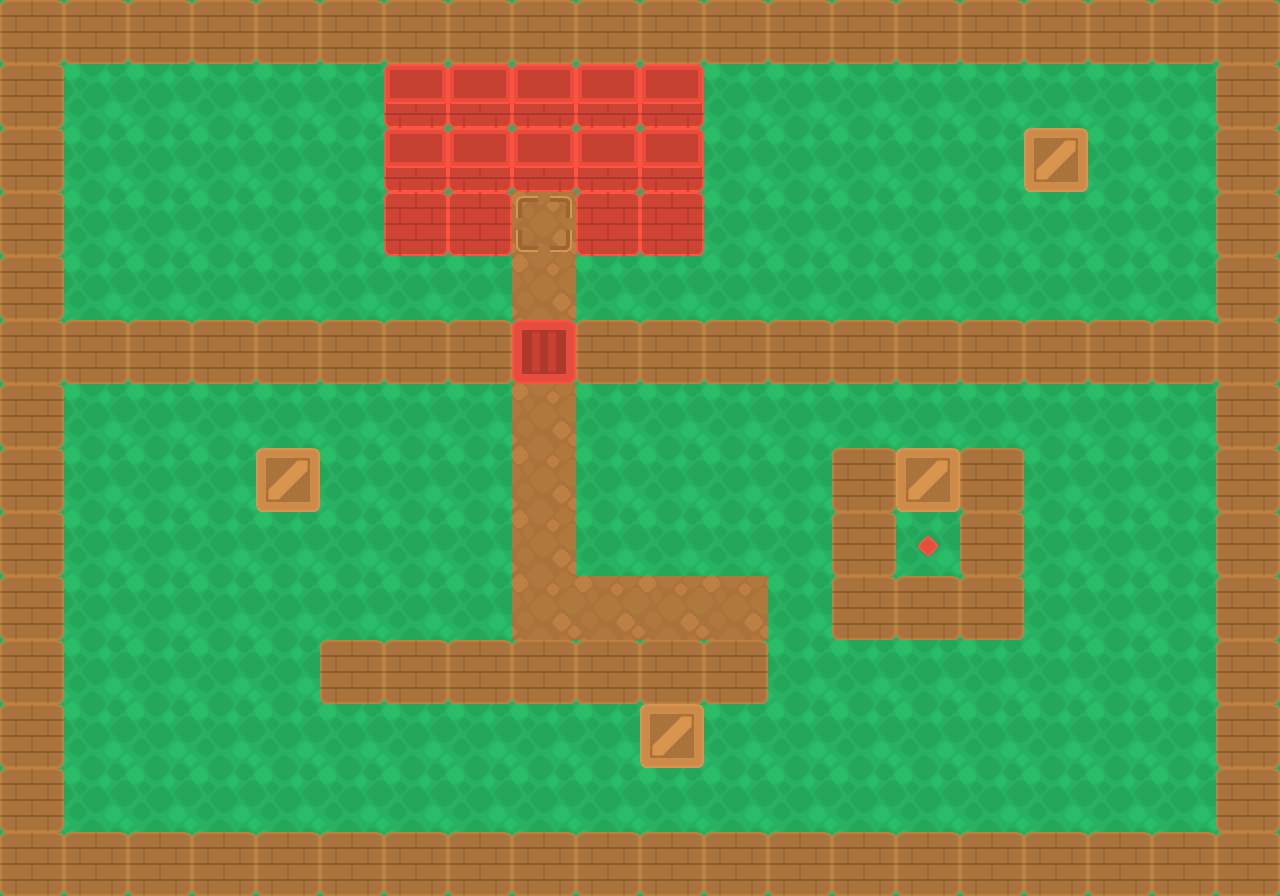

This is a level from a 2D game, rendered from its Tiled map with the project's own tilesets. A one-line summary and the complete map file follow:
An orthogonal 20x14 tile map with 64x64 px tiles, 3 tile layers (Ground, Walls, Items) and 3 objects (Start, House door (outside), Enter the house).

<map version="1.10" tiledversion="1.11.0" orientation="orthogonal" renderorder="right-down" width="20" height="14" tilewidth="64" tileheight="64" infinite="0" nextlayerid="5" nextobjectid="4">
 <tileset firstgid="1" source="tilesets/sokoban.tsx" />
 <layer id="1" name="Ground" width="20" height="14">
  <properties>
   <property name="HighlightLayer" type="class" propertytype="demo_topdown::highlight::HighlightLayer" />
  </properties>
  <data encoding="csv">
89,89,89,89,89,89,89,89,89,89,89,89,89,89,89,89,89,89,89,89,
89,89,89,89,89,89,89,89,89,89,89,89,89,89,89,89,89,89,89,89,
89,89,89,89,89,89,89,89,89,89,89,89,89,89,89,89,89,89,89,89,
89,89,89,89,89,89,89,89,104,89,89,89,89,89,89,89,89,89,89,89,
89,89,89,89,89,89,89,89,91,89,89,89,89,89,89,89,89,89,89,89,
89,89,89,89,89,89,89,89,89,89,89,89,89,89,89,89,89,89,89,89,
89,89,89,89,89,89,89,89,91,89,89,89,89,89,89,89,89,89,89,89,
89,89,89,89,89,89,89,89,91,89,89,89,89,89,89,89,89,89,89,89,
89,89,89,89,89,89,89,89,91,89,89,89,89,89,89,89,89,89,89,89,
89,89,89,89,89,89,89,89,91,91,91,91,89,89,89,89,89,89,89,89,
89,89,89,89,89,89,89,89,89,89,89,89,89,89,89,89,89,89,89,89,
89,89,89,89,89,89,89,89,89,89,89,89,89,89,89,89,89,89,89,89,
89,89,89,89,89,89,89,89,89,89,89,89,89,89,89,89,89,89,89,89,
89,89,89,89,89,89,89,89,89,89,89,89,89,89,89,89,89,89,89,89
</data>
 </layer>
 <layer id="2" name="Walls" width="20" height="14">
  <properties>
   <property name="HighlightLayer" type="class" propertytype="demo_topdown::highlight::HighlightLayer" />
  </properties>
  <data encoding="csv">
88,88,88,88,88,88,88,88,88,88,88,88,88,88,88,88,88,88,88,88,
88,0,0,0,0,0,98,98,98,98,98,0,0,0,0,0,0,0,0,88,
88,0,0,0,0,0,98,98,98,98,98,0,0,0,0,0,0,0,0,88,
88,0,0,0,0,0,85,85,0,85,85,0,0,0,0,0,0,0,0,88,
88,0,0,0,0,0,0,0,0,0,0,0,0,0,0,0,0,0,0,88,
88,88,88,88,88,88,88,88,0,88,88,88,88,88,88,88,88,88,88,88,
88,0,0,0,0,0,0,0,0,0,0,0,0,0,0,0,0,0,0,88,
88,0,0,0,0,0,0,0,0,0,0,0,0,88,0,88,0,0,0,88,
88,0,0,0,0,0,0,0,0,0,0,0,0,88,0,88,0,0,0,88,
88,0,0,0,0,0,0,0,0,0,0,0,0,88,88,88,0,0,0,88,
88,0,0,0,0,88,88,88,88,88,88,88,0,0,0,0,0,0,0,88,
88,0,0,0,0,0,0,0,0,0,0,0,0,0,0,0,0,0,0,88,
88,0,0,0,0,0,0,0,0,0,0,0,0,0,0,0,0,0,0,88,
88,88,88,88,88,88,88,88,88,88,88,88,88,88,88,88,88,88,88,88
</data>
 </layer>
 <layer id="3" name="Items" width="20" height="14">
  <properties>
   <property name="HighlightLayer" type="class" propertytype="demo_topdown::highlight::HighlightLayer" />
  </properties>
  <data encoding="csv">
0,0,0,0,0,0,0,0,0,0,0,0,0,0,0,0,0,0,0,0,
0,0,0,0,0,0,0,0,0,0,0,0,0,0,0,0,0,0,0,0,
0,0,0,0,0,0,0,0,0,0,0,0,0,0,0,0,2,0,0,0,
0,0,0,0,0,0,0,0,0,0,0,0,0,0,0,0,0,0,0,0,
0,0,0,0,0,0,0,0,0,0,0,0,0,0,0,0,0,0,0,0,
0,0,0,0,0,0,0,0,3,0,0,0,0,0,0,0,0,0,0,0,
0,0,0,0,0,0,0,0,0,0,0,0,0,0,0,0,0,0,0,0,
0,0,0,0,2,0,0,0,0,0,0,0,0,0,2,0,0,0,0,0,
0,0,0,0,0,0,0,0,0,0,0,0,0,0,39,0,0,0,0,0,
0,0,0,0,0,0,0,0,0,0,0,0,0,0,0,0,0,0,0,0,
0,0,0,0,0,0,0,0,0,0,0,0,0,0,0,0,0,0,0,0,
0,0,0,0,0,0,0,0,0,0,2,0,0,0,0,0,0,0,0,0,
0,0,0,0,0,0,0,0,0,0,0,0,0,0,0,0,0,0,0,0,
0,0,0,0,0,0,0,0,0,0,0,0,0,0,0,0,0,0,0,0
</data>
 </layer>
 <objectgroup id="4" name="Objects">
  <object id="1" name="Start" x="224" y="608">
   <properties>
    <property name="SpawnPoint" type="class" propertytype="demo_topdown::level::SpawnPoint">
     <properties>
      <property name="name" value="start" />
     </properties>
    </property>
   </properties>
   <point />
  </object>
  <object id="2" name="House door (outside)" x="544" y="288">
   <properties>
    <property name="SpawnPoint" type="class" propertytype="demo_topdown::level::SpawnPoint">
     <properties>
      <property name="name" value="house_door" />
     </properties>
    </property>
   </properties>
   <point />
  </object>
  <object id="3" name="Enter the house" x="544" y="224">
   <properties>
    <property name="Door" type="class" propertytype="demo_topdown::level::Door">
     <properties>
      <property name="target_map" value="demo_topdown/house.tmx" />
      <property name="target_spawn" value="entrance" />
     </properties>
    </property>
   </properties>
   <point />
  </object>
 </objectgroup>
</map>
